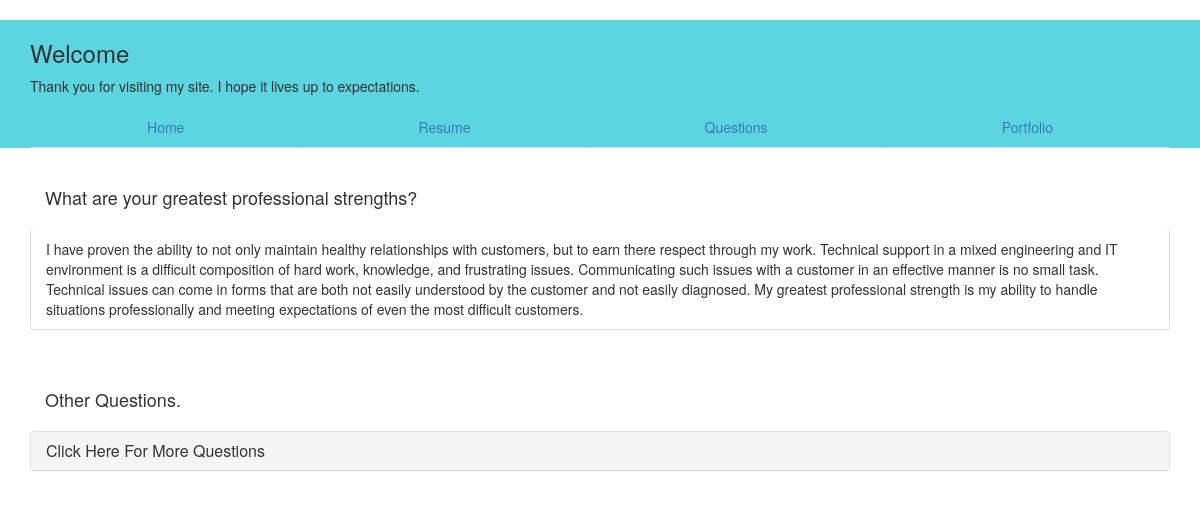
Screenshot of /3/ with the database file from the repository.
### app/models.py (models this page shows)
class Question(models.Model):
    question_text = models.CharField(max_length=200)
    def __str__(self):
        return self.question_text

class Answer(models.Model):
    question = models.ForeignKey(Question, on_delete=models.CASCADE)
    answer = models.TextField()
    def __str__(self):
        return self.answer

### app/views.py (the view)
# urls.py: url(r'^(?P<pk>[0-9]+)/$', app.views.SingleQuestionView.as_view(), name='detail'),
class SingleQuestionView(generic.DetailView):
    model = Question
    template_name = 'app/single_question.html'
    def get_context_data(self, **kwargs):
        context = super(SingleQuestionView, self).get_context_data(**kwargs)
        context['full_question_list'] = Question.objects.all()
        return context

### app/templates/app/single_question.html (shortened to what this page needs)
{% extends 'base.html' %}
{% load static %}
{% block content %}
<br />
<div class="container">
    <div class="panel-heading">
        <h4>{{ question.question_text }}</h4>
    </div>
{% for n in question.answer_set.all %}
  <ul class="list-group">
    <li class="list-group-item">
        {{n}}
    </li>
  </ul>
{% endfor %}
    <br />
     <div class="panel-heading">
       <h4>Other Questions.</h4>
    </div>
  <div class="panel-group">
    <div class="panel panel-default">
      <div class="panel-heading">
        <h4 class="panel-title">
          <a data-toggle="collapse" href="#collapse1">Click Here For More Questions</a>
        </h4>
      </div>
    </div>
  </div>
 </div>
{% endblock %}

### rows the page displays
Question: question_text "What are your greatest professional strengths?"
Answer: answer "I have proven the ability to not only maintain healthy relationships with customers, but to earn there respect through my work. Technical support in a mixed engineering and IT environment is a difficult composition of hard work, knowledge, and frustrating issues. Communicating such issues with a customer in an effective manner is no small task. Technical issues can come in forms that are both not easily understood by the customer and not easily diagnosed. My greatest professional strength is my ability to handle situations professionally and meeting expectations of even the most difficult customers."
